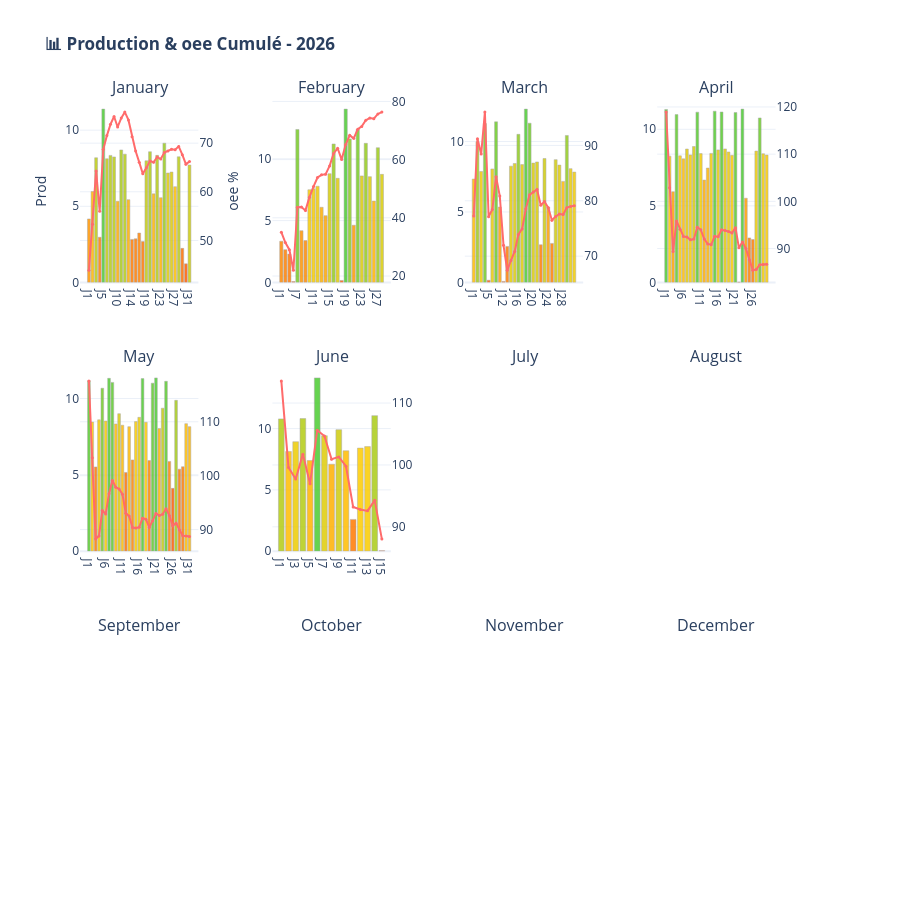

The notebook cell this image was saved under:
### Code cell
dashboard.plot_histogramme_annuee(annea=2026, nom_produit='Ester')

### Figure 1 — Plotly figure (JSON) as saved in the notebook; plotly's stock layout.template omitted (floating-point values rounded to 4 significant figures)
{"data": [{"hovertemplate": "<b>%{x}</b><br>Prod: %{y:.1f}<extra></extra>", "marker": {"color": ["rgba(255, 150, 0, 0.85)", "rgba(255, 185, 0, 0.85)", "rgba(188, 204, 18, 0.85)", "rgba(255, 126, 0, 0.85)", "rgba(76, 204, 50, 0.85)", "rgba(190, 204, 17, 0.85)", "rgba(183, 204, 20, 0.85)", "rgba(186, 204, 19, 0.85)", "rgba(255, 173, 0, 0.85)", "rgba(170, 204, 23, 0.85)", "rgba(180, 204, 20, 0.85)", "rgba(255, 175, 0, 0.85)", "rgba(255, 123, 0, 0.85)", "rgba(255, 124, 0, 0.85)", "rgba(255, 131, 0, 0.85)", "rgba(255, 120, 0, 0.85)", "rgba(195, 204, 16, 0.85)", "rgba(174, 204, 22, 0.85)", "rgba(255, 182, 0, 0.85)", "rgba(182, 204, 20, 0.85)", "rgba(255, 177, 0, 0.85)", "rgba(154, 204, 28, 0.85)", "rgba(223, 204, 8, 0.85)", "rgba(221, 204, 9, 0.85)", "rgba(255, 191, 0, 0.85)", "rgba(186, 204, 19, 0.85)", "rgba(255, 112, 0, 0.85)", "rgba(255, 92, 0, 0.85)", "rgba(205, 204, 13, 0.85)"], "line": {"color": "darkgray", "width": 0.5}}, "name": "Prod", "showlegend": false, "text": ["4", "6", "8", "3", "11", "8", "8", "8", "5", "9", "8", "5", "3", "3", "3", "3", "8", "9", "6", "8", "6", "9", "7", "7", "6", "8", "2", "1", "8"], "textposition": "none", "type": "bar", "x": ["J1", "J2", "J3", "J4", "J5", "J6", "J7", "J8", "J10", "J11", "J12", "J13", "J14", "J15", "J16", "J18", "J19", "J20", "J21", "J22", "J23", "J24", "J25", "J26", "J27", "J28", "J29", "J30", "J31"], "xaxis": "x", "y": [4.167, 5.966, 8.185, 2.966, 11.38, 8.117, 8.34, 8.239, 5.331, 8.698, 8.424, 5.431, 2.823, 2.862, 3.243, 2.682, 7.985, 8.584, 5.814, 8.344, 5.56, 9.143, 7.184, 7.245, 6.285, 8.252, 2.235, 1.218, 7.708], "yaxis": "y"}, {"hovertemplate": "<b>%{x}</b><br>oee: %{y:.0f}%<extra></extra>", "line": {"color": "#FF6B6B", "width": 2}, "marker": {"color": "#FF6B6B", "size": 3}, "mode": "lines+markers", "name": "oee", "showlegend": false, "type": "scatter", "x": ["J1", "J2", "J3", "J4", "J5", "J6", "J7", "J8", "J10", "J11", "J12", "J13", "J14", "J15", "J16", "J18", "J19", "J20", "J21", "J22", "J23", "J24", "J25", "J26", "J27", "J28", "J29", "J30", "J31"], "xaxis": "x", "y": [43.87, 53.33, 64.27, 56.01, 68.77, 71.55, 73.87, 75.47, 73.32, 75.15, 76.38, 74.78, 71.31, 68.37, 66.09, 63.72, 64.92, 66.33, 66.06, 67.15, 66.74, 68.08, 68.41, 68.73, 68.63, 69.33, 67.64, 65.68, 66.21], "yaxis": "y2"}, {"hovertemplate": "<b>%{x}</b><br>Prod: %{y:.1f}<extra></extra>", "marker": {"color": ["rgba(255, 137, 0, 0.85)", "rgba(255, 127, 0, 0.85)", "rgba(255, 123, 0, 0.85)", "rgba(255, 92, 0, 0.85)", "rgba(119, 204, 37, 0.85)", "rgba(255, 149, 0, 0.85)", "rgba(255, 138, 0, 0.85)", "rgba(248, 204, 1, 0.85)", "rgba(246, 204, 2, 0.85)", "rgba(240, 204, 3, 0.85)", "rgba(255, 175, 0, 0.85)", "rgba(255, 166, 0, 0.85)", "rgba(214, 204, 11, 0.85)", "rgba(150, 204, 29, 0.85)", "rgba(224, 204, 8, 0.85)", "rgba(255, 93, 0, 0.85)", "rgba(76, 204, 50, 0.85)", "rgba(139, 204, 32, 0.85)", "rgba(255, 155, 0, 0.85)", "rgba(119, 204, 37, 0.85)", "rgba(218, 204, 10, 0.85)", "rgba(149, 204, 29, 0.85)", "rgba(220, 204, 9, 0.85)", "rgba(255, 182, 0, 0.85)", "rgba(158, 204, 26, 0.85)", "rgba(215, 204, 11, 0.85)"], "line": {"color": "darkgray", "width": 0.5}}, "name": "Prod", "showlegend": false, "text": ["3", "3", "2", "0", "12", "4", "3", "7", "8", "8", "6", "5", "9", "11", "8", "0", "14", "12", "5", "12", "9", "11", "9", "7", "11", "9"], "textposition": "none", "type": "bar", "x": ["J1", "J2", "J3", "J6", "J7", "J8", "J9", "J10", "J11", "J12", "J13", "J14", "J15", "J16", "J17", "J18", "J19", "J20", "J21", "J22", "J23", "J24", "J25", "J26", "J27", "J28"], "xaxis": "x2", "y": [3.331, 2.65, 2.297, 0.06924, 12.38, 4.185, 3.384, 7.499, 7.578, 7.783, 6.08, 5.402, 8.798, 11.2, 8.423, 0.1614, 14.02, 11.62, 4.628, 12.38, 8.62, 11.26, 8.557, 6.58, 10.9, 8.743], "yaxis": "y3"}, {"hovertemplate": "<b>%{x}</b><br>oee: %{y:.0f}%<extra></extra>", "line": {"color": "#FF6B6B", "width": 2}, "marker": {"color": "#FF6B6B", "size": 3}, "mode": "lines+markers", "name": "oee", "showlegend": false, "type": "scatter", "x": ["J1", "J2", "J3", "J6", "J7", "J8", "J9", "J10", "J11", "J12", "J13", "J14", "J15", "J16", "J17", "J18", "J19", "J20", "J21", "J22", "J23", "J24", "J25", "J26", "J27", "J28"], "xaxis": "x2", "y": [35.06, 31.48, 29.04, 21.96, 43.63, 43.7, 42.54, 47.09, 50.72, 53.84, 54.77, 54.94, 57.84, 62.13, 63.9, 60.01, 65.17, 68.34, 67.31, 70.46, 71.42, 73.56, 74.28, 74.07, 75.7, 76.33], "yaxis": "y4"}, {"hovertemplate": "<b>%{x}</b><br>Prod: %{y:.1f}<extra></extra>", "marker": {"color": ["rgba(255, 189, 0, 0.85)", "rgba(162, 204, 25, 0.85)", "rgba(241, 204, 3, 0.85)", "rgba(114, 204, 39, 0.85)", "rgba(255, 93, 0, 0.85)", "rgba(234, 204, 5, 0.85)", "rgba(110, 204, 40, 0.85)", "rgba(255, 162, 0, 0.85)", "rgba(255, 92, 0, 0.85)", "rgba(255, 125, 0, 0.85)", "rgba(227, 204, 7, 0.85)", "rgba(220, 204, 9, 0.85)", "rgba(143, 204, 31, 0.85)", "rgba(223, 204, 8, 0.85)", "rgba(76, 204, 50, 0.85)", "rgba(113, 204, 39, 0.85)", "rgba(219, 204, 9, 0.85)", "rgba(216, 204, 10, 0.85)", "rgba(255, 126, 0, 0.85)", "rgba(207, 204, 13, 0.85)", "rgba(255, 162, 0, 0.85)", "rgba(255, 128, 0, 0.85)", "rgba(210, 204, 12, 0.85)", "rgba(224, 204, 8, 0.85)", "rgba(255, 187, 0, 0.85)", "rgba(146, 204, 30, 0.85)", "rgba(234, 204, 5, 0.85)", "rgba(243, 204, 3, 0.85)"], "line": {"color": "darkgray", "width": 0.5}}, "name": "Prod", "showlegend": false, "text": ["7", "10", "8", "11", "0", "8", "11", "5", "0", "3", "8", "8", "11", "8", "12", "11", "8", "9", "3", "9", "5", "3", "9", "8", "7", "10", "8", "8"], "textposition": "none", "type": "bar", "x": ["J1", "J2", "J3", "J4", "J5", "J6", "J7", "J8", "J12", "J13", "J14", "J15", "J16", "J17", "J18", "J19", "J20", "J21", "J22", "J23", "J24", "J25", "J26", "J27", "J28", "J29", "J30", "J31"], "xaxis": "x3", "y": [7.337, 9.989, 7.876, 11.28, 0.1545, 8.057, 11.4, 5.354, 0.06962, 2.556, 8.255, 8.442, 10.51, 8.363, 12.3, 11.3, 8.471, 8.552, 2.671, 8.798, 5.353, 2.77, 8.716, 8.33, 7.173, 10.43, 8.077, 7.833], "yaxis": "y5"}, {"hovertemplate": "<b>%{x}</b><br>oee: %{y:.0f}%<extra></extra>", "line": {"color": "#FF6B6B", "width": 2}, "marker": {"color": "#FF6B6B", "size": 3}, "mode": "lines+markers", "name": "oee", "showlegend": false, "type": "scatter", "x": ["J1", "J2", "J3", "J4", "J5", "J6", "J7", "J8", "J12", "J13", "J14", "J15", "J16", "J17", "J18", "J19", "J20", "J21", "J22", "J23", "J24", "J25", "J26", "J27", "J28", "J29", "J30", "J31"], "xaxis": "x3", "y": [77.23, 91.19, 88.43, 96.01, 77.13, 78.41, 84.36, 80.86, 71.95, 67.45, 69.22, 70.85, 73.92, 74.93, 78.56, 81.09, 81.57, 82.04, 79.2, 79.87, 78.75, 76.49, 77.16, 77.6, 77.51, 78.76, 78.99, 79.11], "yaxis": "y6"}, {"hovertemplate": "<b>%{x}</b><br>Prod: %{y:.1f}<extra></extra>", "marker": {"color": ["rgba(77, 204, 49, 0.85)", "rgba(254, 204, 0, 0.85)", "rgba(255, 163, 0, 0.85)", "rgba(97, 204, 44, 0.85)", "rgba(253, 204, 0, 0.85)", "rgba(255, 190, 0, 0.85)", "rgba(227, 204, 7, 0.85)", "rgba(249, 204, 1, 0.85)", "rgba(217, 204, 10, 0.85)", "rgba(88, 204, 46, 0.85)", "rgba(244, 204, 2, 0.85)", "rgba(255, 173, 0, 0.85)", "rgba(255, 182, 0, 0.85)", "rgba(243, 204, 3, 0.85)", "rgba(84, 204, 47, 0.85)", "rgba(230, 204, 6, 0.85)", "rgba(87, 204, 46, 0.85)", "rgba(226, 204, 7, 0.85)", "rgba(238, 204, 4, 0.85)", "rgba(251, 204, 1, 0.85)", "rgba(89, 204, 46, 0.85)", "rgba(255, 92, 0, 0.85)", "rgba(76, 204, 50, 0.85)", "rgba(255, 158, 0, 0.85)", "rgba(255, 127, 0, 0.85)", "rgba(255, 125, 0, 0.85)", "rgba(235, 204, 5, 0.85)", "rgba(109, 204, 40, 0.85)", "rgba(245, 204, 2, 0.85)", "rgba(250, 204, 1, 0.85)"], "line": {"color": "darkgray", "width": 0.5}}, "name": "Prod", "showlegend": false, "text": ["11", "8", "6", "11", "8", "8", "9", "8", "9", "11", "8", "7", "7", "8", "11", "9", "11", "9", "9", "8", "11", "0", "11", "5", "3", "3", "9", "11", "8", "8"], "textposition": "none", "type": "bar", "x": ["J1", "J2", "J3", "J4", "J5", "J6", "J7", "J8", "J9", "J10", "J11", "J12", "J13", "J14", "J15", "J16", "J17", "J18", "J19", "J20", "J21", "J22", "J23", "J24", "J25", "J26", "J27", "J28", "J29", "J30"], "xaxis": "x4", "y": [11.3, 8.247, 5.923, 10.96, 8.265, 8.068, 8.713, 8.327, 8.875, 11.12, 8.412, 6.684, 7.467, 8.426, 11.18, 8.656, 11.13, 8.717, 8.518, 8.298, 11.1, 0.02586, 11.32, 5.499, 2.906, 2.8, 8.577, 10.74, 8.402, 8.315], "yaxis": "y7"}, {"hovertemplate": "<b>%{x}</b><br>oee: %{y:.0f}%<extra></extra>", "line": {"color": "#FF6B6B", "width": 2}, "marker": {"color": "#FF6B6B", "size": 3}, "mode": "lines+markers", "name": "oee", "showlegend": false, "type": "scatter", "x": ["J1", "J2", "J3", "J4", "J5", "J6", "J7", "J8", "J9", "J10", "J11", "J12", "J13", "J14", "J15", "J16", "J17", "J18", "J19", "J20", "J21", "J22", "J23", "J24", "J25", "J26", "J27", "J28", "J29", "J30"], "xaxis": "x4", "y": [118.9, 102.9, 89.35, 95.86, 94.08, 92.56, 92.44, 91.84, 92.01, 94.52, 93.97, 92.01, 90.97, 90.81, 92.61, 92.51, 93.96, 93.84, 93.62, 93.31, 94.42, 90.14, 91.41, 90.01, 87.63, 85.39, 85.58, 86.56, 86.62, 86.65], "yaxis": "y8"}, {"hovertemplate": "<b>%{x}</b><br>Prod: %{y:.1f}<extra></extra>", "marker": {"color": ["rgba(87, 204, 46, 0.85)", "rgba(253, 204, 0, 0.85)", "rgba(255, 124, 0, 0.85)", "rgba(244, 204, 2, 0.85)", "rgba(117, 204, 38, 0.85)", "rgba(249, 204, 1, 0.85)", "rgba(78, 204, 49, 0.85)", "rgba(94, 204, 44, 0.85)", "rgba(255, 189, 0, 0.85)", "rgba(219, 204, 9, 0.85)", "rgba(255, 187, 0, 0.85)", "rgba(255, 116, 0, 0.85)", "rgba(255, 185, 0, 0.85)", "rgba(255, 135, 0, 0.85)", "rgba(251, 204, 0, 0.85)", "rgba(234, 204, 5, 0.85)", "rgba(79, 204, 49, 0.85)", "rgba(254, 204, 0, 0.85)", "rgba(255, 134, 0, 0.85)", "rgba(97, 204, 44, 0.85)", "rgba(76, 204, 50, 0.85)", "rgba(255, 182, 0, 0.85)", "rgba(197, 204, 16, 0.85)", "rgba(90, 204, 46, 0.85)", "rgba(255, 132, 0, 0.85)", "rgba(255, 92, 0, 0.85)", "rgba(166, 204, 24, 0.85)", "rgba(255, 121, 0, 0.85)", "rgba(255, 124, 0, 0.85)", "rgba(255, 190, 0, 0.85)", "rgba(255, 185, 0, 0.85)"], "line": {"color": "darkgray", "width": 0.5}}, "name": "Prod", "showlegend": false, "text": ["11", "8", "6", "9", "11", "9", "11", "11", "8", "9", "8", "5", "8", "6", "8", "9", "11", "8", "6", "11", "11", "8", "9", "11", "6", "4", "10", "5", "6", "8", "8"], "textposition": "none", "type": "bar", "x": ["J1", "J2", "J3", "J4", "J5", "J6", "J7", "J8", "J9", "J10", "J11", "J12", "J13", "J14", "J15", "J16", "J17", "J18", "J19", "J20", "J21", "J22", "J23", "J24", "J25", "J26", "J27", "J28", "J29", "J30", "J31"], "xaxis": "x5", "y": [11.17, 8.459, 5.519, 8.604, 10.67, 8.525, 11.32, 11.06, 8.335, 9.006, 8.252, 5.157, 8.156, 5.98, 8.487, 8.767, 11.3, 8.444, 5.935, 11.01, 11.35, 8.039, 9.367, 11.13, 5.88, 4.115, 9.882, 5.373, 5.532, 8.353, 8.158], "yaxis": "y9"}, {"hovertemplate": "<b>%{x}</b><br>oee: %{y:.0f}%<extra></extra>", "line": {"color": "#FF6B6B", "width": 2}, "marker": {"color": "#FF6B6B", "size": 3}, "mode": "lines+markers", "name": "oee", "showlegend": false, "type": "scatter", "x": ["J1", "J2", "J3", "J4", "J5", "J6", "J7", "J8", "J9", "J10", "J11", "J12", "J13", "J14", "J15", "J16", "J17", "J18", "J19", "J20", "J21", "J22", "J23", "J24", "J25", "J26", "J27", "J28", "J29", "J30", "J31"], "xaxis": "x5", "y": [117.6, 103.3, 88.24, 88.82, 93.53, 92.9, 96.65, 99.12, 97.85, 97.55, 96.58, 93.05, 92.5, 90.39, 90.32, 90.44, 92.12, 91.94, 90.39, 91.66, 92.99, 92.61, 92.87, 93.88, 92.6, 90.7, 91.2, 89.96, 88.86, 88.83, 88.74], "yaxis": "y10"}, {"hovertemplate": "<b>%{x}</b><br>Prod: %{y:.1f}<extra></extra>", "marker": {"color": ["rgba(179, 204, 21, 0.85)", "rgba(255, 189, 0, 0.85)", "rgba(237, 204, 4, 0.85)", "rgba(179, 204, 21, 0.85)", "rgba(255, 180, 0, 0.85)", "rgba(76, 204, 50, 0.85)", "rgba(222, 204, 9, 0.85)", "rgba(255, 176, 0, 0.85)", "rgba(207, 204, 13, 0.85)", "rgba(255, 189, 0, 0.85)", "rgba(255, 122, 0, 0.85)", "rgba(253, 204, 0, 0.85)", "rgba(249, 204, 1, 0.85)", "rgba(171, 204, 23, 0.85)", "rgba(255, 92, 0, 0.85)"], "line": {"color": "darkgray", "width": 0.5}}, "name": "Prod", "showlegend": false, "text": ["11", "8", "9", "11", "7", "14", "9", "7", "10", "8", "3", "8", "9", "11", "0"], "textposition": "none", "type": "bar", "x": ["J1", "J2", "J3", "J4", "J5", "J6", "J7", "J8", "J9", "J10", "J11", "J12", "J13", "J14", "J15"], "xaxis": "x6", "y": [10.79, 8.134, 8.927, 10.81, 7.398, 14.13, 9.417, 7.094, 9.91, 8.191, 2.593, 8.406, 8.529, 11.06, 0.03902], "yaxis": "y11"}, {"hovertemplate": "<b>%{x}</b><br>oee: %{y:.0f}%<extra></extra>", "line": {"color": "#FF6B6B", "width": 2}, "marker": {"color": "#FF6B6B", "size": 3}, "mode": "lines+markers", "name": "oee", "showlegend": false, "type": "scatter", "x": ["J1", "J2", "J3", "J4", "J5", "J6", "J7", "J8", "J9", "J10", "J11", "J12", "J13", "J14", "J15"], "xaxis": "x6", "y": [113.6, 99.6, 97.72, 101.7, 96.97, 105.6, 104.7, 100.9, 101.3, 99.8, 93.2, 92.81, 92.58, 94.28, 88.02], "yaxis": "y12"}], "layout": {"annotations": [{"font": {"size": 16}, "showarrow": false, "text": "January", "x": 0.08, "xanchor": "center", "xref": "paper", "y": 1, "yanchor": "bottom", "yref": "paper"}, {"font": {"size": 16}, "showarrow": false, "text": "February", "x": 0.34, "xanchor": "center", "xref": "paper", "y": 1, "yanchor": "bottom", "yref": "paper"}, {"font": {"size": 16}, "showarrow": false, "text": "March", "x": 0.6, "xanchor": "center", "xref": "paper", "y": 1, "yanchor": "bottom", "yref": "paper"}, {"font": {"size": 16}, "showarrow": false, "text": "April", "x": 0.86, "xanchor": "center", "xref": "paper", "y": 1, "yanchor": "bottom", "yref": "paper"}, {"font": {"size": 16}, "showarrow": false, "text": "May", "x": 0.08, "xanchor": "center", "xref": "paper", "y": 0.6267, "yanchor": "bottom", "yref": "paper"}, {"font": {"size": 16}, "showarrow": false, "text": "June", "x": 0.34, "xanchor": "center", "xref": "paper", "y": 0.6267, "yanchor": "bottom", "yref": "paper"}, {"font": {"size": 16}, "showarrow": false, "text": "July", "x": 0.6, "xanchor": "center", "xref": "paper", "y": 0.6267, "yanchor": "bottom", "yref": "paper"}, {"font": {"size": 16}, "showarrow": false, "text": "August", "x": 0.86, "xanchor": "center", "xref": "paper", "y": 0.6267, "yanchor": "bottom", "yref": "paper"}, {"font": {"size": 16}, "showarrow": false, "text": "September", "x": 0.08, "xanchor": "center", "xref": "paper", "y": 0.2533, "yanchor": "bottom", "yref": "paper"}, {"font": {"size": 16}, "showarrow": false, "text": "October", "x": 0.34, "xanchor": "center", "xref": "paper", "y": 0.2533, "yanchor": "bottom", "yref": "paper"}, {"font": {"size": 16}, "showarrow": false, "text": "November", "x": 0.6, "xanchor": "center", "xref": "paper", "y": 0.2533, "yanchor": "bottom", "yref": "paper"}, {"font": {"size": 16}, "showarrow": false, "text": "December", "x": 0.86, "xanchor": "center", "xref": "paper", "y": 0.2533, "yanchor": "bottom", "yref": "paper"}], "height": 900, "hovermode": "closest", "showlegend": false, "title": {"text": "<b>📊 Production & oee Cumulé - 2026</b>"}, "xaxis": {"anchor": "y", "domain": [0, 0.16]}, "xaxis10": {"anchor": "y19", "domain": [0.26, 0.42]}, "xaxis11": {"anchor": "y21", "domain": [0.52, 0.68]}, "xaxis12": {"anchor": "y23", "domain": [0.78, 0.94]}, "xaxis2": {"anchor": "y3", "domain": [0.26, 0.42]}, "xaxis3": {"anchor": "y5", "domain": [0.52, 0.68]}, "xaxis4": {"anchor": "y7", "domain": [0.78, 0.94]}, "xaxis5": {"anchor": "y9", "domain": [0, 0.16]}, "xaxis6": {"anchor": "y11", "domain": [0.26, 0.42]}, "xaxis7": {"anchor": "y13", "domain": [0.52, 0.68]}, "xaxis8": {"anchor": "y15", "domain": [0.78, 0.94]}, "xaxis9": {"anchor": "y17", "domain": [0, 0.16]}, "yaxis": {"anchor": "x", "domain": [0.7467, 1], "title": {"text": "Prod"}}, "yaxis10": {"anchor": "x5", "overlaying": "y9", "side": "right"}, "yaxis11": {"anchor": "x6", "domain": [0.3733, 0.6267]}, "yaxis12": {"anchor": "x6", "overlaying": "y11", "side": "right"}, "yaxis13": {"anchor": "x7", "domain": [0.3733, 0.6267]}, "yaxis14": {"anchor": "x7", "overlaying": "y13", "side": "right"}, "yaxis15": {"anchor": "x8", "domain": [0.3733, 0.6267]}, "yaxis16": {"anchor": "x8", "overlaying": "y15", "side": "right"}, "yaxis17": {"anchor": "x9", "domain": [0, 0.2533]}, "yaxis18": {"anchor": "x9", "overlaying": "y17", "side": "right"}, "yaxis19": {"anchor": "x10", "domain": [0, 0.2533]}, "yaxis2": {"anchor": "x", "overlaying": "y", "side": "right", "title": {"text": "oee %"}}, "yaxis20": {"anchor": "x10", "overlaying": "y19", "side": "right"}, "yaxis21": {"anchor": "x11", "domain": [0, 0.2533]}, "yaxis22": {"anchor": "x11", "overlaying": "y21", "side": "right"}, "yaxis23": {"anchor": "x12", "domain": [0, 0.2533]}, "yaxis24": {"anchor": "x12", "overlaying": "y23", "side": "right"}, "yaxis3": {"anchor": "x2", "domain": [0.7467, 1]}, "yaxis4": {"anchor": "x2", "overlaying": "y3", "side": "right"}, "yaxis5": {"anchor": "x3", "domain": [0.7467, 1]}, "yaxis6": {"anchor": "x3", "overlaying": "y5", "side": "right"}, "yaxis7": {"anchor": "x4", "domain": [0.7467, 1]}, "yaxis8": {"anchor": "x4", "overlaying": "y7", "side": "right"}, "yaxis9": {"anchor": "x5", "domain": [0.3733, 0.6267]}}}
